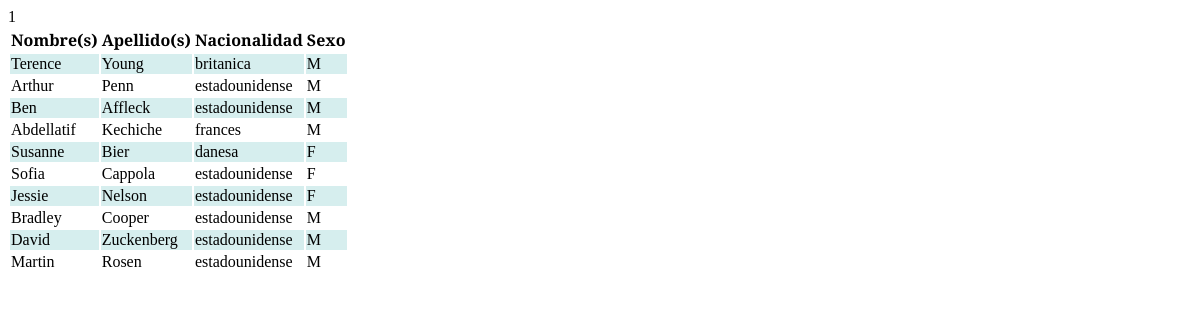
Page /directores.php on the committed database.
### tables this page shows
CREATE TABLE director(
  director_id int NOT NULL AUTO_INCREMENT,
  nombre_director varchar(100) NOT NULL,
  apellidos_director varchar(100) NOT NULL,
  nacionalidad varchar(100),
  sexo char(1),
  PRIMARY KEY (director_id)
);

### directores.php (the view, shortened to what this page needs)
<!DOCTYPE html>
<html>
<head>
  <link href="style.css" rel="stylesheet" type="text/css">
</head>
    <body>
        <table>
            <tr>
                <th>Nombre(s)</th>
                <th>Apellido(s)</th>
                <th>Nacionalidad</th>
                <th>Sexo</th>
            </tr>
            <?php
            require_once('conexion.php');
            $ssql = 'SELECT * FROM pelianalitic.director';
            $result = mysqli_query($conexion, $ssql);
            if ($result->num_rows >0) {
                while($row =  mysqli_fetch_assoc($result)) {
                    echo "<tr><td>" . $row['nombre_director'] . "</td><td>" . $row['apellidos_director'] . "</td><td>" . $row['nacionalidad'] . "</td><td>" . $row['sexo'] . "</td></tr>";
                }
            }
            else {
                echo "No Results";
            }
            ?>
        </table>
    </body>
</html>

### style.css (style rules this page uses)
body { font-family: 'Merriweather', serif; }
tr:nth-child(even) { background-color: #D6EEEE; }

### rows in the picture
director: nombre_director "Terence", apellidos_director "Young", nacionalidad "britanica", sexo "M"
director: nombre_director "Arthur", apellidos_director "Penn", nacionalidad "estadounidense", sexo "M"
director: nombre_director "Ben", apellidos_director "Affleck", nacionalidad "estadounidense", sexo "M"
director: nombre_director "Abdellatif", apellidos_director "Kechiche", nacionalidad "frances", sexo "M"
director: nombre_director "Susanne", apellidos_director "Bier", nacionalidad "danesa", sexo "F"
director: nombre_director "Sofia", apellidos_director "Cappola", nacionalidad "estadounidense", sexo "F"
director: nombre_director "Jessie", apellidos_director "Nelson", nacionalidad "estadounidense", sexo "F"
director: nombre_director "Bradley", apellidos_director "Cooper", nacionalidad "estadounidense", sexo "M"
director: nombre_director "David", apellidos_director "Zuckenberg", nacionalidad "estadounidense", sexo "M"
director: nombre_director "Martin", apellidos_director "Rosen", nacionalidad "estadounidense", sexo "M"
